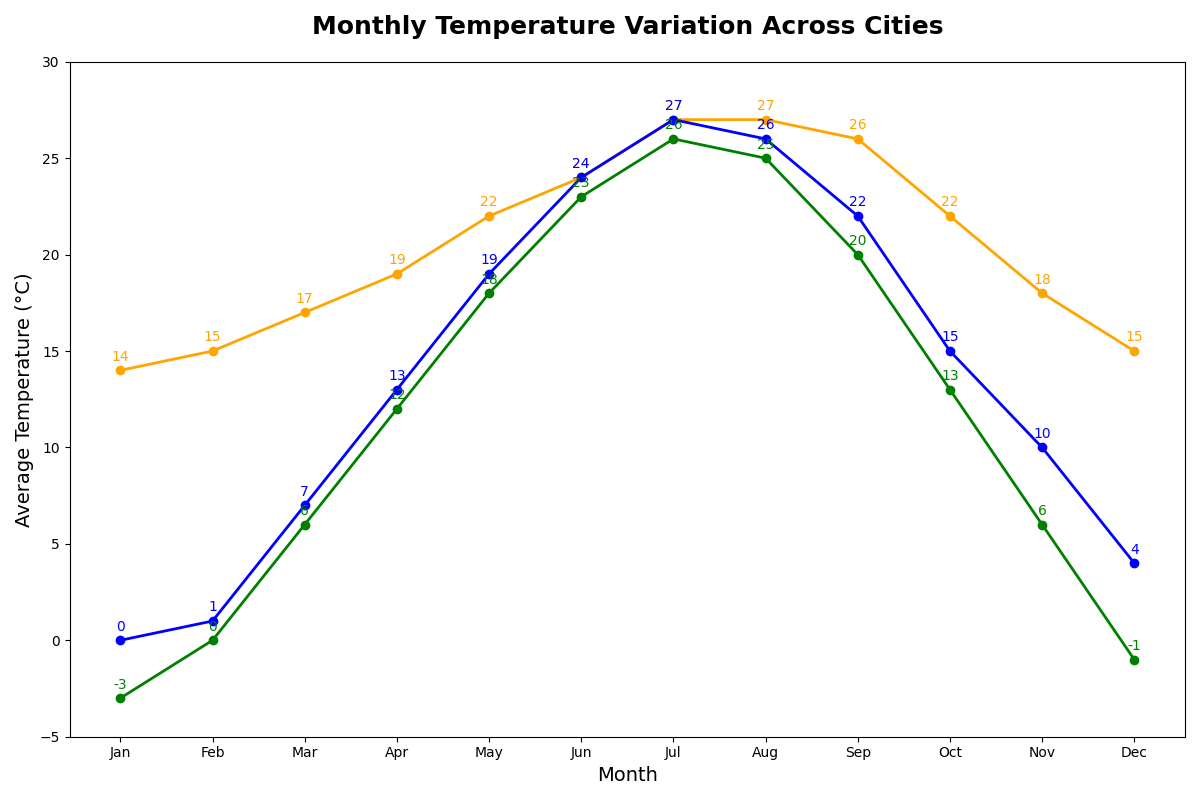

The script that drew this image:
import matplotlib.pyplot as plt
import numpy as np

# Data: Average monthly temperatures in Celsius for Los Angeles, New York, and Chicago
months = np.array(['Jan', 'Feb', 'Mar', 'Apr', 'May', 'Jun', 'Jul', 'Aug', 'Sep', 'Oct', 'Nov', 'Dec'])
la_temps = np.array([14, 15, 17, 19, 22, 24, 27, 27, 26, 22, 18, 15])
ny_temps = np.array([0, 1, 7, 13, 19, 24, 27, 26, 22, 15, 10, 4])
chicago_temps = np.array([-3, 0, 6, 12, 18, 23, 26, 25, 20, 13, 6, -1])

# Create the plot
fig, ax = plt.subplots(figsize=(12, 8))

# Plot line charts for each city
ax.plot(months, la_temps, marker='o', linestyle='-', color='orange', linewidth=2)
ax.plot(months, ny_temps, marker='o', linestyle='-', color='blue', linewidth=2)
ax.plot(months, chicago_temps, marker='o', linestyle='-', color='green', linewidth=2)

# Customize the plot
ax.set_title("Monthly Temperature Variation Across Cities", fontsize=18, weight='bold', pad=20)
ax.set_xlabel("Month", fontsize=14)
ax.set_ylabel("Average Temperature (°C)", fontsize=14)
ax.set_ylim(-5, 30)

# Adding data labels
for i, txt in enumerate(la_temps):
    ax.text(months[i], la_temps[i] + 0.5, str(txt), ha='center', fontsize=10, color='orange')
for i, txt in enumerate(ny_temps):
    ax.text(months[i], ny_temps[i] + 0.5, str(txt), ha='center', fontsize=10, color='blue')
for i, txt in enumerate(chicago_temps):
    ax.text(months[i], chicago_temps[i] + 0.5, str(txt), ha='center', fontsize=10, color='green')

# Ensure layout is adjusted
plt.tight_layout()

# Show the plot
plt.show()
